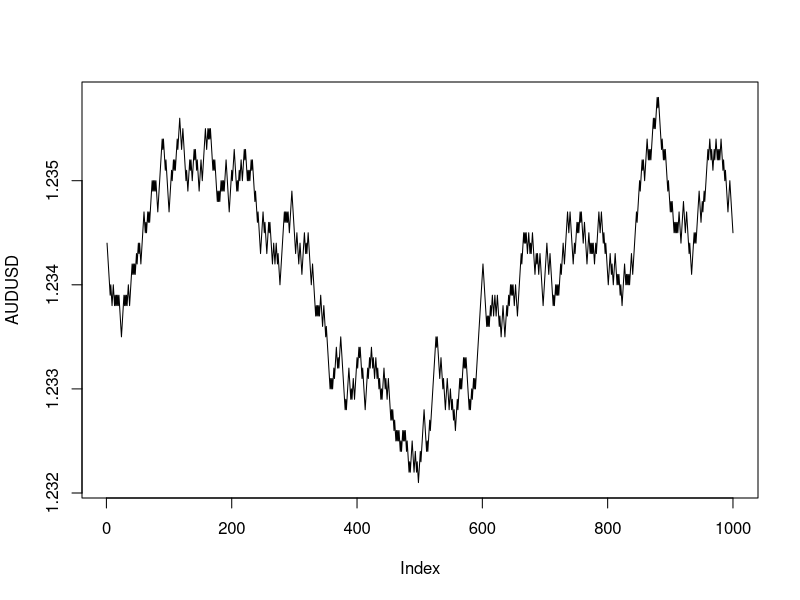

Here is the R script that generated this plot:
## ---- chunk 1
knitr::opts_chunk$set(echo = TRUE)
## ---- chunk 2
x <- 1
class(x)
 
y <- "Hello World"
class(y)
 
z <- TRUE
class(z)
 
as.integer(z)
## ---- chunk 3
randomWalk <- function(N)(cumsum(ifelse(rbinom(prob = 0.5, size = 1, N) == 0,-1,1)))
AUDUSD <- 1.2345 + randomWalk(1000)*.0001
plot(AUDUSD, type = 'l')
